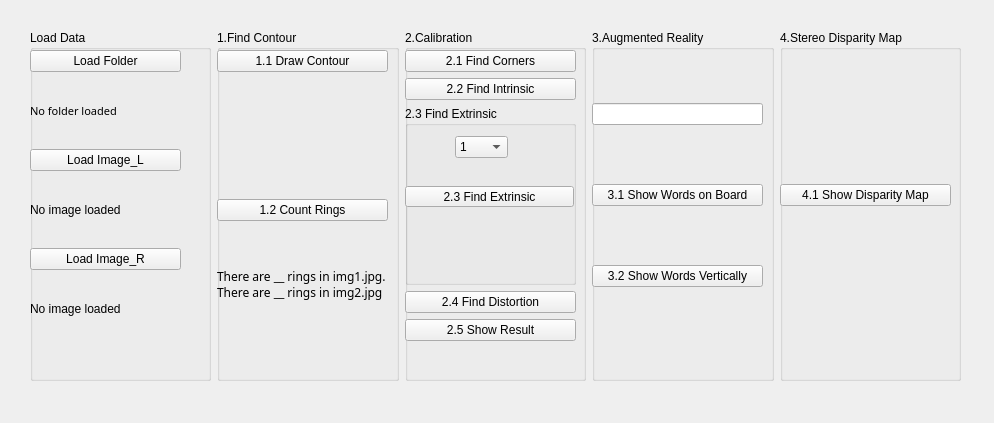
<?xml version="1.0" encoding="UTF-8"?>
<ui version="4.0">
 <class>MainWindow</class>
 <widget class="QMainWindow" name="MainWindow">
  <property name="geometry">
   <rect>
    <x>0</x>
    <y>0</y>
    <width>994</width>
    <height>423</height>
   </rect>
  </property>
  <property name="windowTitle">
   <string>MainWindow</string>
  </property>
  <widget class="QWidget" name="centralwidget">
   <widget class="QWidget" name="horizontalLayoutWidget">
    <property name="geometry">
     <rect>
      <x>30</x>
      <y>30</y>
      <width>931</width>
      <height>351</height>
     </rect>
    </property>
    <layout class="QHBoxLayout" name="horizontalLayout">
     <item>
      <widget class="QGroupBox" name="LoadDataBox">
       <property name="title">
        <string>Load Data</string>
       </property>
       <widget class="QWidget" name="verticalLayoutWidget">
        <property name="geometry">
         <rect>
          <x>0</x>
          <y>20</y>
          <width>151</width>
          <height>291</height>
         </rect>
        </property>
        <layout class="QVBoxLayout" name="verticalLayout">
         <item>
          <widget class="QPushButton" name="LoadFolderButton">
           <property name="text">
            <string>Load Folder</string>
           </property>
          </widget>
         </item>
         <item>
          <widget class="QLabel" name="loadFolderLabel">
           <property name="font">
            <font>
             <family>Agency FB</family>
             <pointsize>8</pointsize>
            </font>
           </property>
           <property name="text">
            <string>No folder loaded</string>
           </property>
          </widget>
         </item>
         <item>
          <widget class="QPushButton" name="LoadImageLButton">
           <property name="text">
            <string>Load Image_L</string>
           </property>
          </widget>
         </item>
         <item>
          <widget class="QLabel" name="loadImageLLabel">
           <property name="text">
            <string>No image loaded</string>
           </property>
          </widget>
         </item>
         <item>
          <widget class="QPushButton" name="LoadImageRButton">
           <property name="text">
            <string>Load Image_R</string>
           </property>
          </widget>
         </item>
         <item>
          <widget class="QLabel" name="loadImageRLabel">
           <property name="text">
            <string>No image loaded</string>
           </property>
          </widget>
         </item>
        </layout>
       </widget>
      </widget>
     </item>
     <item>
      <widget class="QGroupBox" name="FindContourBx">
       <property name="title">
        <string>1.Find Contour</string>
       </property>
       <widget class="QWidget" name="verticalLayoutWidget_2">
        <property name="geometry">
         <rect>
          <x>0</x>
          <y>20</y>
          <width>171</width>
          <height>291</height>
         </rect>
        </property>
        <layout class="QVBoxLayout" name="verticalLayout_2">
         <item>
          <widget class="QPushButton" name="DrawContourButton">
           <property name="text">
            <string>1.1 Draw Contour</string>
           </property>
          </widget>
         </item>
         <item>
          <widget class="QLabel" name="label_4">
           <property name="text">
            <string/>
           </property>
          </widget>
         </item>
         <item>
          <widget class="QPushButton" name="CountRingButton">
           <property name="text">
            <string>1.2 Count Rings</string>
           </property>
          </widget>
         </item>
         <item>
          <widget class="QLabel" name="countResultLabel">
           <property name="font">
            <font>
             <family>Agency FB</family>
             <pointsize>9</pointsize>
            </font>
           </property>
           <property name="text">
            <string>There are __ rings in img1.jpg.
There are __ rings in img2.jpg</string>
           </property>
          </widget>
         </item>
        </layout>
       </widget>
      </widget>
     </item>
     <item>
      <widget class="QGroupBox" name="CalibrationBox">
       <property name="title">
        <string>2.Calibration</string>
       </property>
       <widget class="QWidget" name="verticalLayoutWidget_3">
        <property name="geometry">
         <rect>
          <x>0</x>
          <y>20</y>
          <width>171</width>
          <height>291</height>
         </rect>
        </property>
        <layout class="QVBoxLayout" name="verticalLayout_3">
         <item>
          <widget class="QPushButton" name="findCornerButton">
           <property name="text">
            <string>2.1 Find Corners</string>
           </property>
          </widget>
         </item>
         <item>
          <widget class="QPushButton" name="findIntrinsicButton">
           <property name="text">
            <string>2.2 Find Intrinsic</string>
           </property>
          </widget>
         </item>
         <item>
          <widget class="QGroupBox" name="findExtrinsicBox">
           <property name="title">
            <string>2.3 Find Extrinsic</string>
           </property>
           <widget class="QPushButton" name="findExtrinsicButton">
            <property name="geometry">
             <rect>
              <x>0</x>
              <y>80</y>
              <width>169</width>
              <height>21</height>
             </rect>
            </property>
            <property name="text">
             <string>2.3 Find Extrinsic</string>
            </property>
           </widget>
           <widget class="QComboBox" name="comboBox">
            <property name="geometry">
             <rect>
              <x>50</x>
              <y>30</y>
              <width>53</width>
              <height>22</height>
             </rect>
            </property>
            <item>
             <property name="text">
              <string>1</string>
             </property>
            </item>
            <item>
             <property name="text">
              <string>2</string>
             </property>
            </item>
            <item>
             <property name="text">
              <string>3</string>
             </property>
            </item>
            <item>
             <property name="text">
              <string>4</string>
             </property>
            </item>
            <item>
             <property name="text">
              <string>5</string>
             </property>
            </item>
            <item>
             <property name="text">
              <string>6</string>
             </property>
            </item>
            <item>
             <property name="text">
              <string>7</string>
             </property>
            </item>
            <item>
             <property name="text">
              <string>8</string>
             </property>
            </item>
            <item>
             <property name="text">
              <string>9</string>
             </property>
            </item>
            <item>
             <property name="text">
              <string>10</string>
             </property>
            </item>
            <item>
             <property name="text">
              <string>11</string>
             </property>
            </item>
            <item>
             <property name="text">
              <string>12</string>
             </property>
            </item>
            <item>
             <property name="text">
              <string>13</string>
             </property>
            </item>
            <item>
             <property name="text">
              <string>14</string>
             </property>
            </item>
            <item>
             <property name="text">
              <string>15</string>
             </property>
            </item>
           </widget>
          </widget>
         </item>
         <item>
          <widget class="QPushButton" name="findDistortionButton">
           <property name="text">
            <string>2.4 Find Distortion</string>
           </property>
          </widget>
         </item>
         <item>
          <widget class="QPushButton" name="showResultButton">
           <property name="text">
            <string>2.5 Show Result</string>
           </property>
          </widget>
         </item>
        </layout>
       </widget>
      </widget>
     </item>
     <item>
      <widget class="QGroupBox" name="AugmentedRealityBox">
       <property name="title">
        <string>3.Augmented Reality</string>
       </property>
       <widget class="QWidget" name="verticalLayoutWidget_4">
        <property name="geometry">
         <rect>
          <x>0</x>
          <y>20</y>
          <width>171</width>
          <height>291</height>
         </rect>
        </property>
        <layout class="QVBoxLayout" name="verticalLayout_4">
         <item>
          <widget class="QLineEdit" name="lineEdit"/>
         </item>
         <item>
          <widget class="QPushButton" name="showWordsOnBoardButton">
           <property name="text">
            <string>3.1 Show Words on Board</string>
           </property>
          </widget>
         </item>
         <item>
          <widget class="QPushButton" name="shoWordsVerticallyButton">
           <property name="text">
            <string>3.2 Show Words Vertically</string>
           </property>
          </widget>
         </item>
        </layout>
       </widget>
      </widget>
     </item>
     <item>
      <widget class="QGroupBox" name="StereDisparityMapBox">
       <property name="title">
        <string>4.Stereo Disparity Map</string>
       </property>
       <widget class="QWidget" name="verticalLayoutWidget_5">
        <property name="geometry">
         <rect>
          <x>0</x>
          <y>20</y>
          <width>171</width>
          <height>291</height>
         </rect>
        </property>
        <layout class="QVBoxLayout" name="verticalLayout_5">
         <item>
          <widget class="QPushButton" name="showDisparityMapButton">
           <property name="text">
            <string>4.1 Show Disparity Map</string>
           </property>
          </widget>
         </item>
        </layout>
       </widget>
      </widget>
     </item>
    </layout>
   </widget>
  </widget>
 </widget>
 <resources/>
 <connections/>
</ui>
